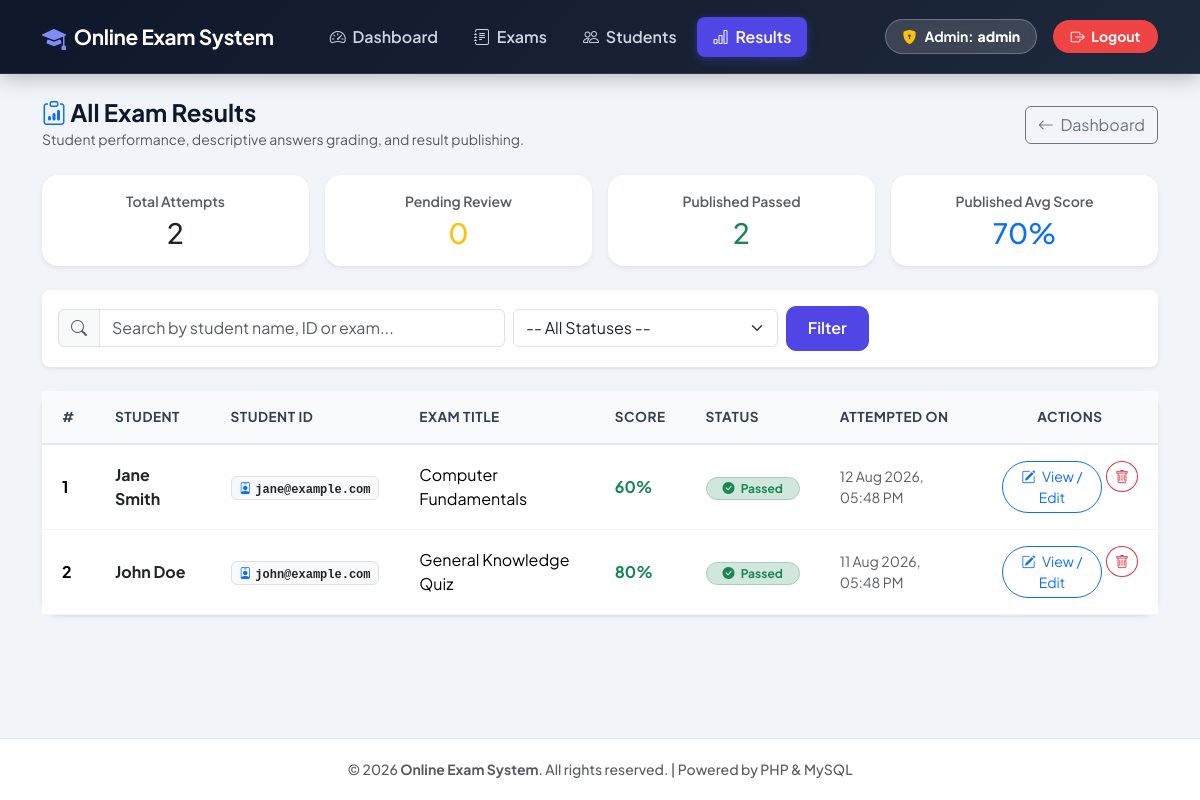
The page /admin/view-results.php (signed in) on the database as committed earlier.
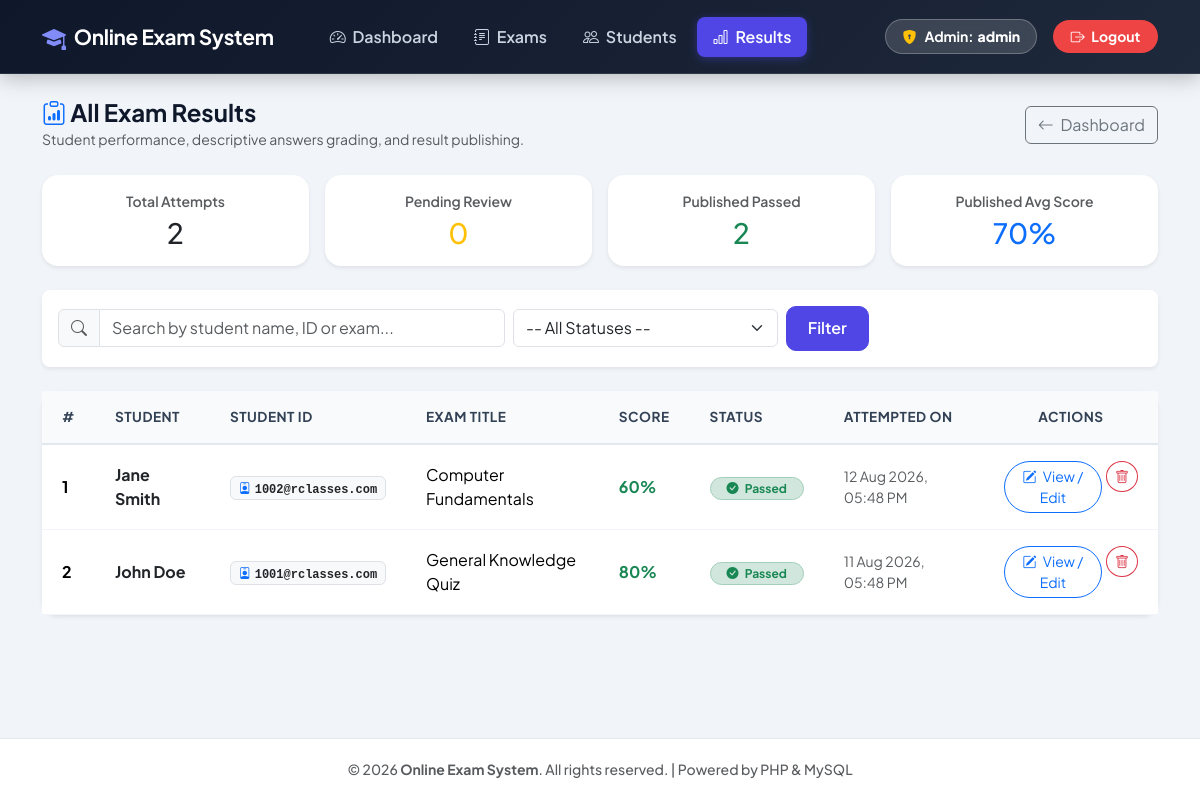
The same page on the database as committed later.
### tables this page shows
CREATE TABLE IF NOT EXISTS results (
    id INT AUTO_INCREMENT PRIMARY KEY,
    student_id INT NOT NULL,
    exam_id INT NOT NULL,
    score INT NOT NULL,
    status VARCHAR(20) NOT NULL DEFAULT 'published',
    admin_feedback TEXT NULL,
    attempted_at DATETIME DEFAULT CURRENT_TIMESTAMP,
    evaluated_at DATETIME NULL,
    FOREIGN KEY (student_id) REFERENCES students(id) ON DELETE CASCADE,
    FOREIGN KEY (exam_id) REFERENCES exams(id) ON DELETE CASCADE
);

CREATE TABLE IF NOT EXISTS students (
    id INT AUTO_INCREMENT PRIMARY KEY,
    name VARCHAR(100) NOT NULL,
    email VARCHAR(100) NOT NULL UNIQUE,
    password VARCHAR(255) NOT NULL
);

CREATE TABLE IF NOT EXISTS exams (
    id INT AUTO_INCREMENT PRIMARY KEY,
    title VARCHAR(150) NOT NULL,
    duration_minutes INT NOT NULL DEFAULT 30,
    result_mode VARCHAR(20) NOT NULL DEFAULT 'instant'
);

### admin/view-results.php (the view, shortened to what the rows shown need)
<?php
include '../includes/header.php';
include '../config/db.php';
$where_clauses = [];
$where_sql = !empty($where_clauses) ? "WHERE " . implode(" AND ", $where_clauses) : "";
$sql = "SELECT r.*, s.name AS student_name, s.email, e.title AS exam_title,
         (SELECT COUNT(*) FROM questions q WHERE q.exam_id = e.id) AS total_q,
         (SELECT COUNT(*) FROM questions q WHERE q.exam_id = e.id AND q.question_type = 'descriptive') AS desc_q_count
         FROM results r
         JOIN students s ON r.student_id = s.id
         JOIN exams e ON r.exam_id = e.id
         $where_sql
         ORDER BY r.attempted_at DESC";
$stmt_results = mysqli_prepare($conn, $sql);
$results_list = [];
if ($stmt_results) {
    mysqli_stmt_execute($stmt_results);
    $res = mysqli_stmt_get_result($stmt_results);
    if ($res) {
        while ($row = mysqli_fetch_assoc($res)) {
            $results_list[] = $row;
        }
    }
}
?>
<div class="card shadow-sm border-0 rounded-4 mb-5">
    <div class="card-body p-0">
        <div class="table-responsive">
            <table class="table custom-table align-middle mb-0">
                <thead>
                    <tr>
                        <th class="ps-4">#</th>
                        <th>Student</th>
                        <th>Student ID</th>
                        <th>Exam Title</th>
                        <th>Score</th>
                        <th>Status</th>
                        <th>Attempted On</th>
                        <th class="text-center pe-4">Actions</th>
                    </tr>
                </thead>
                <tbody>
                    <?php
                    if (!empty($results_list)):
                        $i = 1;
                        foreach ($results_list as $r):
                            $is_pending = (($r['status'] ?? 'published') === 'pending');
                            $passed     = $r['score'] >= 50;
                    ?>
                        <tr>
                            <td class="ps-4 fw-bold"><?php echo $i++; ?></td>
                            <td><strong class="text-dark"><?php echo htmlspecialchars($r['student_name']); ?></strong></td>
                            <td><span class="badge bg-light text-dark border font-monospace"><i class="bi bi-person-badge me-1 text-primary"></i><?php echo htmlspecialchars($r['email']); ?></span></td>
                            <td>
                                <?php echo htmlspecialchars($r['exam_title']); ?>
                            </td>
                            <td>
                                <?php if ($is_pending): ?>
                                    <span class="badge bg-warning-subtle text-warning border border-warning-subtle fw-bold">
                                        Draft: <?php echo $r['score']; ?>%
                                    </span>
                                <?php else: ?>
                                    <span class="fw-bold fs-6 <?php echo $passed ? 'text-success' : 'text-danger'; ?>">
                                        <?php echo $r['score']; ?>%
                                    </span>
                                <?php endif; ?>
                            </td>
                            <td>
                                <?php if ($is_pending): ?>
                                    <span class="badge bg-warning text-dark border rounded-pill px-3 py-1 fw-bold">
                                        <i class="bi bi-hourglass-split me-1"></i> Pending Review
                                    </span>
                                <?php elseif ($passed): ?>
                                    <span class="badge bg-success-subtle text-success border border-success-subtle rounded-pill px-3 py-1 fw-bold">
                                        <i class="bi bi-check-circle-fill me-1"></i> Passed
                                    </span>
                                <?php else: ?>
                                    <span class="badge bg-danger-subtle text-danger border border-danger-subtle rounded-pill px-3 py-1 fw-bold">
                                        <i class="bi bi-x-circle-fill me-1"></i> Failed
                                    </span>
                                <?php endif; ?>
                            </td>
                            <td class="text-muted small"><?php echo date('d M Y, h:i A', strtotime($r['attempted_at'])); ?></td>
                            <td class="text-center pe-4">
                                <div class="btn-group gap-1">
                                    <button type="button"
                                            class="btn btn-sm <?php echo $is_pending ? 'btn-warning text-dark fw-bold' : 'btn-outline-primary'; ?> rounded-pill px-3"
                                            data-bs-toggle="modal"
                                            data-bs-target="#reviewModal<?php echo $r['id']; ?>"
                                            title="Review Submission & Grade">
                                        <i class="bi bi-pencil-square me-1"></i> <?php echo $is_pending ? 'Review & Grade' : 'View / Edit'; ?>
                                    </button>
                                    <form method="POST" action="view-results.php" style="display:inline;" onsubmit="return confirm('Are you sure you want to delete this result record?');">
                                        <button type="submit" class="btn btn-sm btn-outline-danger rounded-circle" title="Delete Result">
                                            <i class="bi bi-trash"></i>
                                        </button>
                                    </form>
                                </div>
                            </td>
                        </tr>
                    <?php
                        endforeach;
                    endif; ?>
                </tbody>
            </table>
        </div>
    </div>
</div>
<?php include '../includes/footer.php'; ?>

Rows that differ between the two databases and show on the page:
changed through a linked row, results "Jane Smith": student.email "jane@example.com" → "1002@rclasses.com"
changed through a linked row, results "John Doe": student.email "john@example.com" → "1001@rclasses.com"
